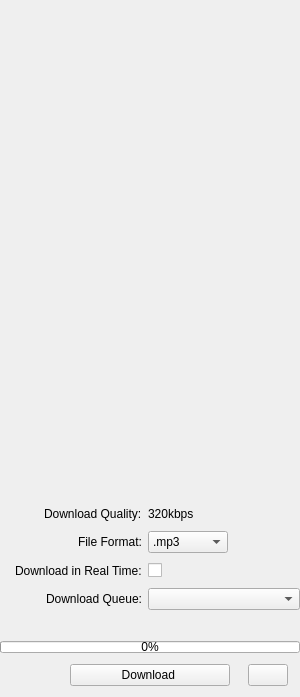
         <widget class="QWidget" name="infoView" native="true">
          <property name="sizePolicy">
           <sizepolicy hsizetype="Expanding" vsizetype="Preferred">
            <horstretch>0</horstretch>
            <verstretch>0</verstretch>
           </sizepolicy>
          </property>
          <property name="minimumSize">
           <size>
            <width>250</width>
            <height>0</height>
           </size>
          </property>
          <property name="maximumSize">
           <size>
            <width>315</width>
            <height>16777215</height>
           </size>
          </property>
          <layout class="QVBoxLayout" name="verticalLayout_8">
           <property name="spacing">
            <number>-1</number>
           </property>
           <property name="leftMargin">
            <number>0</number>
           </property>
           <property name="rightMargin">
            <number>0</number>
           </property>
           <item>
            <layout class="QHBoxLayout" name="horizontalLayout_3">
             <property name="spacing">
              <number>0</number>
             </property>
             <property name="sizeConstraint">
              <enum>QLayout::SetMinimumSize</enum>
             </property>
             <item>
              <widget class="QLabel" name="coverArtLabel">
               <property name="sizePolicy">
                <sizepolicy hsizetype="Expanding" vsizetype="Expanding">
                 <horstretch>0</horstretch>
                 <verstretch>0</verstretch>
                </sizepolicy>
               </property>
               <property name="minimumSize">
                <size>
                 <width>300</width>
                 <height>300</height>
                </size>
               </property>
               <property name="maximumSize">
                <size>
                 <width>300</width>
                 <height>300</height>
                </size>
               </property>
               <property name="sizeIncrement">
                <size>
                 <width>16</width>
                 <height>16</height>
                </size>
               </property>
               <property name="text">
                <string/>
               </property>
               <property name="textFormat">
                <enum>Qt::RichText</enum>
               </property>
               <property name="pixmap">
                <pixmap>../resources/cover_default.jpg</pixmap>
               </property>
               <property name="scaledContents">
                <bool>true</bool>
               </property>
               <property name="alignment">
                <set>Qt::AlignLeading|Qt::AlignLeft|Qt::AlignTop</set>
               </property>
              </widget>
             </item>
            </layout>
           </item>
           <item>
            <layout class="QFormLayout" name="formLayout">
             <property name="labelAlignment">
              <set>Qt::AlignRight|Qt::AlignTrailing|Qt::AlignVCenter</set>
             </property>
             <property name="formAlignment">
              <set>Qt::AlignLeading|Qt::AlignLeft|Qt::AlignTop</set>
             </property>
             <property name="verticalSpacing">
              <number>10</number>
             </property>
             <property name="leftMargin">
              <number>15</number>
             </property>
             <property name="topMargin">
              <number>10</number>
             </property>
             <item row="0" column="0">
              <widget class="QLabel" name="infoHeader1">
               <property name="sizePolicy">
                <sizepolicy hsizetype="Minimum" vsizetype="Preferred">
                 <horstretch>0</horstretch>
                 <verstretch>0</verstretch>
                </sizepolicy>
               </property>
               <property name="minimumSize">
                <size>
                 <width>30</width>
                 <height>0</height>
                </size>
               </property>
               <property name="text">
                <string/>
               </property>
               <property name="alignment">
                <set>Qt::AlignLeading|Qt::AlignLeft|Qt::AlignVCenter</set>
               </property>
              </widget>
             </item>
             <item row="0" column="1">
              <widget class="QLabel" name="infoLabel1">
               <property name="text">
                <string/>
               </property>
              </widget>
             </item>
             <item row="1" column="0">
              <widget class="QLabel" name="infoHeader2">
               <property name="sizePolicy">
                <sizepolicy hsizetype="Minimum" vsizetype="Preferred">
                 <horstretch>0</horstretch>
                 <verstretch>0</verstretch>
                </sizepolicy>
               </property>
               <property name="minimumSize">
                <size>
                 <width>30</width>
                 <height>0</height>
                </size>
               </property>
               <property name="text">
                <string/>
               </property>
              </widget>
             </item>
             <item row="1" column="1">
              <widget class="QLabel" name="infoLabel2">
               <property name="text">
                <string/>
               </property>
              </widget>
             </item>
             <item row="2" column="0">
              <widget class="QLabel" name="infoHeader3">
               <property name="sizePolicy">
                <sizepolicy hsizetype="Minimum" vsizetype="Preferred">
                 <horstretch>0</horstretch>
                 <verstretch>0</verstretch>
                </sizepolicy>
               </property>
               <property name="minimumSize">
                <size>
                 <width>30</width>
                 <height>0</height>
                </size>
               </property>
               <property name="text">
                <string/>
               </property>
              </widget>
             </item>
             <item row="2" column="1">
              <widget class="QLabel" name="infoLabel3">
               <property name="text">
                <string/>
               </property>
              </widget>
             </item>
             <item row="3" column="0">
              <widget class="QLabel" name="infoHeader4">
               <property name="sizePolicy">
                <sizepolicy hsizetype="Minimum" vsizetype="Preferred">
                 <horstretch>0</horstretch>
                 <verstretch>0</verstretch>
                </sizepolicy>
               </property>
               <property name="minimumSize">
                <size>
                 <width>30</width>
                 <height>0</height>
                </size>
               </property>
               <property name="text">
                <string/>
               </property>
              </widget>
             </item>
             <item row="3" column="1">
              <widget class="QLabel" name="infoLabel4">
               <property name="text">
                <string/>
               </property>
              </widget>
             </item>
             <item row="4" column="0">
              <widget class="QLabel" name="infoHeader5">
               <property name="sizePolicy">
                <sizepolicy hsizetype="Minimum" vsizetype="Preferred">
                 <horstretch>0</horstretch>
                 <verstretch>0</verstretch>
                </sizepolicy>
               </property>
               <property name="minimumSize">
                <size>
                 <width>30</width>
                 <height>0</height>
                </size>
               </property>
               <property name="text">
                <string/>
               </property>
              </widget>
             </item>
             <item row="4" column="1">
              <widget class="QLabel" name="infoLabel5">
               <property name="text">
                <string/>
               </property>
              </widget>
             </item>
             <item row="5" column="0">
              <widget class="QLabel" name="infoHeader6">
               <property name="sizePolicy">
                <sizepolicy hsizetype="Minimum" vsizetype="Preferred">
                 <horstretch>0</horstretch>
                 <verstretch>0</verstretch>
                </sizepolicy>
               </property>
               <property name="minimumSize">
                <size>
                 <width>30</width>
                 <height>0</height>
                </size>
               </property>
               <property name="text">
                <string/>
               </property>
              </widget>
             </item>
             <item row="5" column="1">
              <widget class="QLabel" name="infoLabel6">
               <property name="text">
                <string/>
               </property>
              </widget>
             </item>
            </layout>
           </item>
           <item>
            <spacer name="verticalSpacer">
             <property name="orientation">
              <enum>Qt::Vertical</enum>
             </property>
             <property name="sizeHint" stdset="0">
              <size>
               <width>20</width>
               <height>40</height>
              </size>
             </property>
            </spacer>
           </item>
           <item>
            <layout class="QFormLayout" name="formLayout_2">
             <property name="labelAlignment">
              <set>Qt::AlignRight|Qt::AlignTrailing|Qt::AlignVCenter</set>
             </property>
             <property name="formAlignment">
              <set>Qt::AlignBottom|Qt::AlignLeading|Qt::AlignLeft</set>
             </property>
             <property name="verticalSpacing">
              <number>10</number>
             </property>
             <property name="leftMargin">
              <number>15</number>
             </property>
             <property name="topMargin">
              <number>0</number>
             </property>
             <property name="bottomMargin">
              <number>5</number>
             </property>
             <item row="0" column="0">
              <widget class="QLabel" name="dlQualityHeader">
               <property name="text">
                <string>Download Quality:</string>
               </property>
              </widget>
             </item>
             <item row="0" column="1">
              <widget class="QLabel" name="dlQualityLabel">
               <property name="text">
                <string>320kbps</string>
               </property>
              </widget>
             </item>
             <item row="1" column="0">
              <widget class="QLabel" name="fileFormatHeader">
               <property name="text">
                <string>File Format:</string>
               </property>
              </widget>
             </item>
             <item row="1" column="1">
              <widget class="QComboBox" name="fileFormatCombo">
               <property name="maximumSize">
                <size>
                 <width>80</width>
                 <height>16777215</height>
                </size>
               </property>
               <property name="minimumContentsLength">
                <number>7</number>
               </property>
               <item>
                <property name="text">
                 <string>.mp3</string>
                </property>
               </item>
               <item>
                <property name="text">
                 <string>.ogg</string>
                </property>
               </item>
              </widget>
             </item>
             <item row="2" column="0">
              <widget class="QLabel" name="label_5">
               <property name="text">
                <string>Download in Real Time:</string>
               </property>
              </widget>
             </item>
             <item row="2" column="1">
              <widget class="QCheckBox" name="realTimeCheckBox">
               <property name="text">
                <string/>
               </property>
              </widget>
             </item>
             <item row="3" column="0">
              <widget class="QLabel" name="label_2">
               <property name="text">
                <string>Download Queue:</string>
               </property>
              </widget>
             </item>
             <item row="3" column="1">
              <widget class="QComboBox" name="downloadQueueCombo">
               <property name="sizePolicy">
                <sizepolicy hsizetype="Expanding" vsizetype="Fixed">
                 <horstretch>0</horstretch>
                 <verstretch>0</verstretch>
                </sizepolicy>
               </property>
               <property name="minimumSize">
                <size>
                 <width>145</width>
                 <height>0</height>
                </size>
               </property>
              </widget>
             </item>
            </layout>
           </item>
           <item>
            <layout class="QVBoxLayout" name="verticalLayout_9">
             <item>
              <widget class="QLabel" name="downloadInfoLabel">
               <property name="text">
                <string/>
               </property>
              </widget>
             </item>
             <item>
              <widget class="QProgressBar" name="progressBar">
               <property name="enabled">
                <bool>true</bool>
               </property>
               <property name="maximumSize">
                <size>
                 <width>16777215</width>
                 <height>12</height>
                </size>
               </property>
               <property name="value">
                <number>0</number>
               </property>
              </widget>
             </item>
             <item>
              <layout class="QHBoxLayout" name="horizontalLayout_4" stretch="0,3,1">
               <property name="topMargin">
                <number>5</number>
               </property>
               <item>
                <widget class="QLabel" name="label_12">
                 <property name="sizePolicy">
                  <sizepolicy hsizetype="Minimum" vsizetype="Preferred">
                   <horstretch>0</horstretch>
                   <verstretch>0</verstretch>
                  </sizepolicy>
                 </property>
                 <property name="maximumSize">
                  <size>
                   <width>40</width>
                   <height>16777215</height>
                  </size>
                 </property>
                 <property name="text">
                  <string/>
                 </property>
                </widget>
               </item>
               <item>
                <widget class="QPushButton" name="downloadBtn">
                 <property name="sizePolicy">
                  <sizepolicy hsizetype="MinimumExpanding" vsizetype="Fixed">
                   <horstretch>0</horstretch>
                   <verstretch>0</verstretch>
                  </sizepolicy>
                 </property>
                 <property name="minimumSize">
                  <size>
                   <width>0</width>
                   <height>0</height>
                  </size>
                 </property>
                 <property name="maximumSize">
                  <size>
                   <width>160</width>
                   <height>16777215</height>
                  </size>
                 </property>
                 <property name="text">
                  <string>Download </string>
                 </property>
                </widget>
               </item>
               <item>
                <widget class="QPushButton" name="dirBtn">
                 <property name="minimumSize">
                  <size>
                   <width>30</width>
                   <height>0</height>
                  </size>
                 </property>
                 <property name="maximumSize">
                  <size>
                   <width>40</width>
                   <height>40</height>
                  </size>
                 </property>
                 <property name="toolTip">
                  <string>Change download directory</string>
                 </property>
                 <property name="text">
                  <string/>
                 </property>
                 <property name="icon">
                  <iconset>
                   <normaloff>Config/Resources/folderIcon.png</normaloff>Config/Resources/folderIcon.png</iconset>
                 </property>
                </widget>
               </item>
              </layout>
             </item>
            </layout>
           </item>
          </layout>
         </widget>
